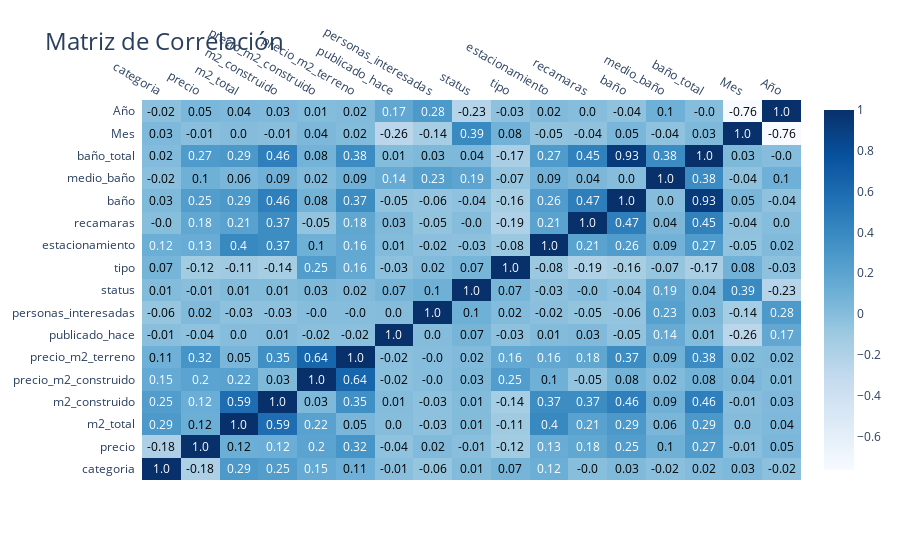

Notebook source saved alongside this figure:
### Code cell
import plotly.figure_factory as ff

correlation_matrix = df_head_pachuca.corr()
fig = ff.create_annotated_heatmap(
    z=correlation_matrix.values,
    x=list(correlation_matrix.columns),
    y=list(correlation_matrix.index),
    colorscale='Blues',
    annotation_text=correlation_matrix.round(2).values,
    showscale=True
)
fig.update_layout(
    title="Matriz de Correlación",
    title_font_size=24 ,
)
# Exportar gráfica como archivo HTML
def guardar_grafico_como_html(fig, nombre_archivo, carpeta='tablas'):
    # Crear la carpeta si no existe
    if not os.path.exists(carpeta):
        os.makedirs(carpeta)
    
    # Gráfica como archivo HTML en la carpeta especificada
    pio.write_html(fig, f'{carpeta}/{nombre_archivo}.html')

guardar_grafico_como_html(fig, 'matrizcorrelacion_meses_scall_pachuca', carpeta='tablas')
fig.show()
